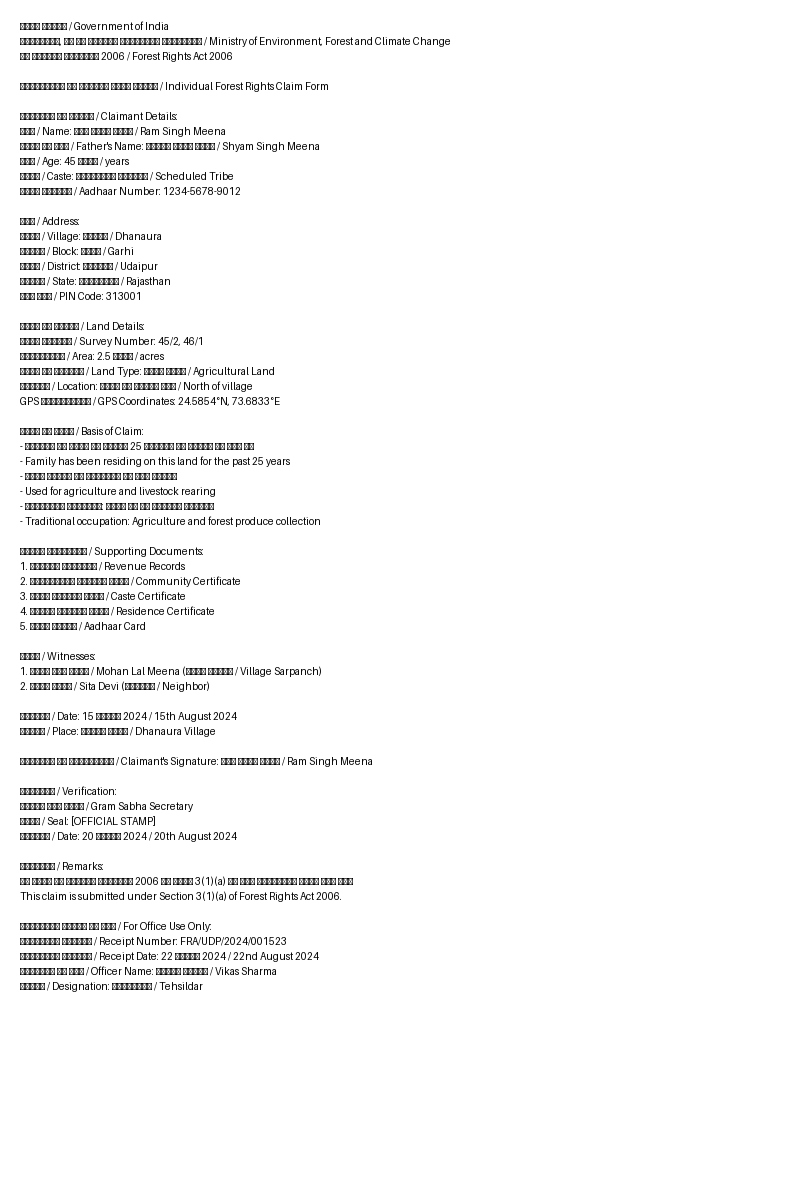
#> input picture sample_fra_claim.png, 800 x 1200 px
$ python simple_ocr.py ../sample_fra_claim.png
#> lines starting #> are read from the running program, lines starting #| are printed output that depends on the picture
#!/usr/bin/env python3
"""
Simplified OCR Service for FRA Atlas
Uses tesseract binary directly without numpy/opencv dependencies
"""

import os
import json
import subprocess
import tempfile
import time
from pathlib import Path
from PIL import Image, ImageEnhance, ImageFilter

def preprocess_image_simple(image_path: str, output_path: str) -> bool:
    """Simple image preprocessing using only PIL"""
#> called with image_path = '../sample_fra_claim.png', output_path = '../sample_fra_claim_processed.png'
    try:
        with Image.open(image_path) as img:
            # Convert to RGB if needed
#> img is the input picture: PIL image 800x1200 RGB; min 0, max 255, mean 247.2
            if img.mode != 'RGB':
                img = img.convert('RGB')

            # Simple enhancements
            enhancer = ImageEnhance.Contrast(img)
            img = enhancer.enhance(1.2)

            enhancer = ImageEnhance.Sharpness(img)
            img = enhancer.enhance(1.1)

            # Apply slight denoising
            img = img.filter(ImageFilter.MedianFilter(size=3))
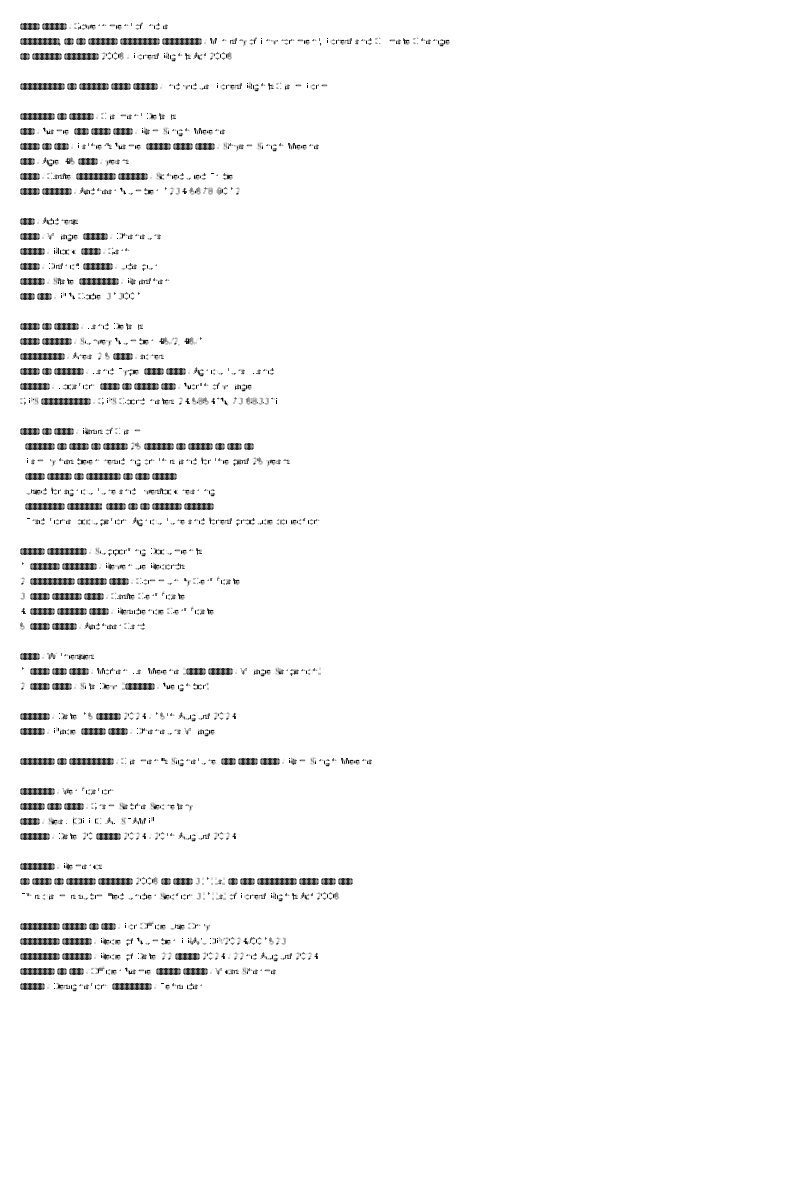
#> img: PIL image 800x1200 RGB; min 0, max 255, mean 248.8

            # Save processed image
            img.save(output_path, 'PNG', quality=95)
            return True

    except Exception as e:
        print(f"Preprocessing failed: {e}")
        return False

def run_tesseract_ocr(image_path: str, language: str = 'eng') -> dict:
    """Run tesseract OCR using subprocess"""
    try:
        start_time = time.time()

        # Run tesseract to get text
        cmd_text = ['tesseract', image_path, 'stdout', '-l', language]
        result_text = subprocess.run(cmd_text, capture_output=True, text=True, timeout=30)

        if result_text.returncode != 0:
            raise Exception(f"Tesseract failed: {result_text.stderr}")

        text = result_text.stdout.strip()

        # Run tesseract to get confidence data
        cmd_data = ['tesseract', image_path, 'stdout', '-l', language, '--psm', '3', 'tsv']
        result_data = subprocess.run(cmd_data, capture_output=True, text=True, timeout=30)

        # Calculate confidence from TSV output
        confidence = 0.0
        if result_data.returncode == 0:
            lines = result_data.stdout.strip().split('\n')
            confidences = []
            for line in lines[1:]:  # Skip header
                parts = line.split('\t')
                if len(parts) >= 11 and parts[10].strip():  # conf column
                    try:
                        conf = float(parts[10])
                        if conf > 0:
                            confidences.append(conf)
                    except ValueError:
                        continue

            if confidences:
                confidence = sum(confidences) / len(confidences)

        processing_time = time.time() - start_time

        return {
            'text': text,
            'confidence': round(confidence, 2),
            'processing_time': round(processing_time, 3),
            'method': f'Tesseract-Direct-{language}',
            'language': language,
            'word_count': len(text.split()),
            'character_count': len(text)
        }

    except subprocess.TimeoutExpired:
        return {
            'text': '',
            'confidence': 0.0,
            'processing_time': 30.0,
            'method': 'Tesseract-Timeout',
            'language': language,
            'error': 'OCR processing timeout'
        }
    except Exception as e:
        return {
            'text': '',
            'confidence': 0.0,
            'processing_time': 0.0,
            'method': 'Tesseract-Error',
            'language': language,
            'error': str(e)
        }

def process_document(file_path: str) -> dict:
    """Process a document file with OCR"""
    try:
        if not os.path.exists(file_path):
            raise FileNotFoundError(f"File not found: {file_path}")

        file_ext = Path(file_path).suffix.lower()

        if file_ext == '.pdf':
            return process_pdf(file_path)
        else:
            return process_image(file_path)

    except Exception as e:
        return {
            'type': 'error',
            'error': str(e),
            'processing_time': 0.0
        }

# [55 lines left out: function process_pdf, not called in this run]

def process_image(image_path: str) -> dict:
    """Process single image file"""
    try:
        start_time = time.time()

        # Preprocess image
        processed_path = image_path.replace(Path(image_path).suffix, '_processed.png')
        preprocess_success = preprocess_image_simple(image_path, processed_path)

        # Use processed image if successful, otherwise original
        ocr_path = processed_path if preprocess_success else image_path

        # Run OCR
        result = run_tesseract_ocr(ocr_path, 'eng')

        # Extract FRA entities
        entities = extract_fra_entities([result['text']])

        total_processing_time = time.time() - start_time

        # Cleanup
        if os.path.exists(processed_path):
            os.unlink(processed_path)

        return {
            'type': 'fra_single',
            'text': result['text'],
            'quality_score': result['confidence'],
            'language': result['language'],
            'processing_time': round(total_processing_time, 3),
            'method': result['method'],
            'entities': entities,
            'document_classification': 'single_document',
            'metadata': {
                'strategy_used': 'direct_tesseract',
                'preprocessing_applied': preprocess_success
            }
        }

    except Exception as e:
        return {
            'type': 'error',
            'error': f"Image processing failed: {str(e)}",
            'processing_time': 0.0
        }

# [45 lines left out: function extract_fra_entities, not called in this run]

def main():
    """Main function for command line usage"""
    import sys

    if len(sys.argv) < 2:
        print("Usage: python simple_ocr.py <file_path>")
        sys.exit(1)

    file_path = sys.argv[1]
    result = process_document(file_path)
    print(json.dumps(result, indent=2))

if __name__ == "__main__":
    main()
#> (the call stopped at in run_tesseract_ocr, `result_text = subprocess.run(cmd_text, capture_output=True, text=True,..`: subprocess is not available in this run)
